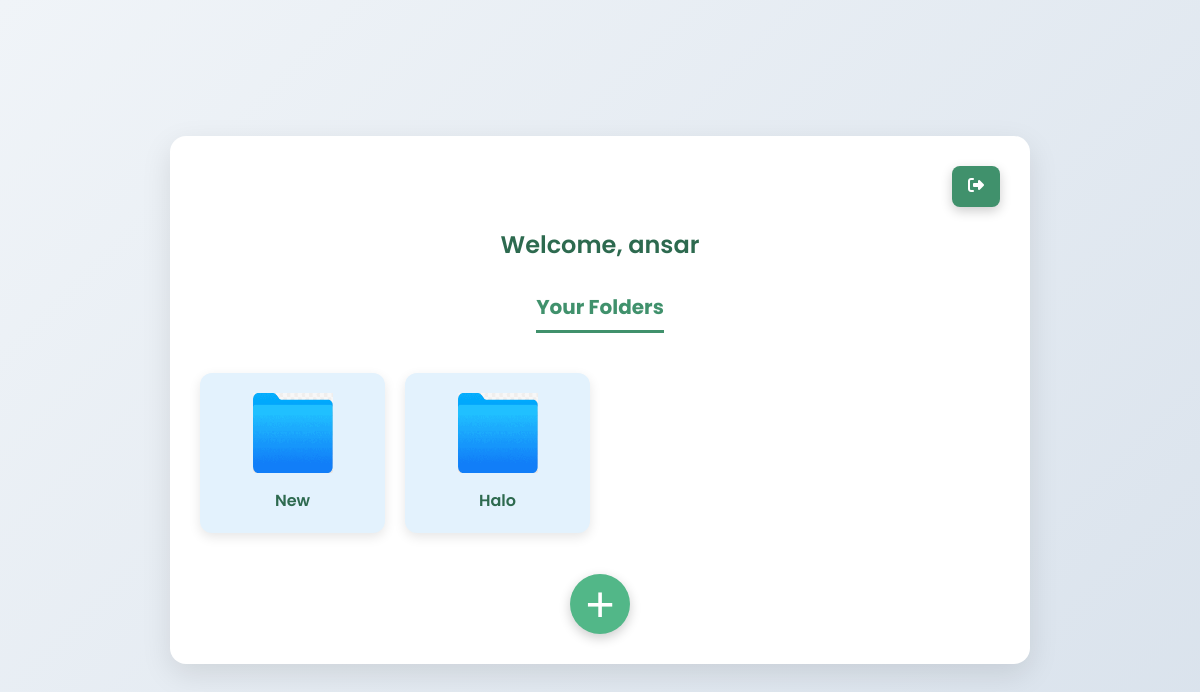
The page / (signed in) on the database as committed earlier.
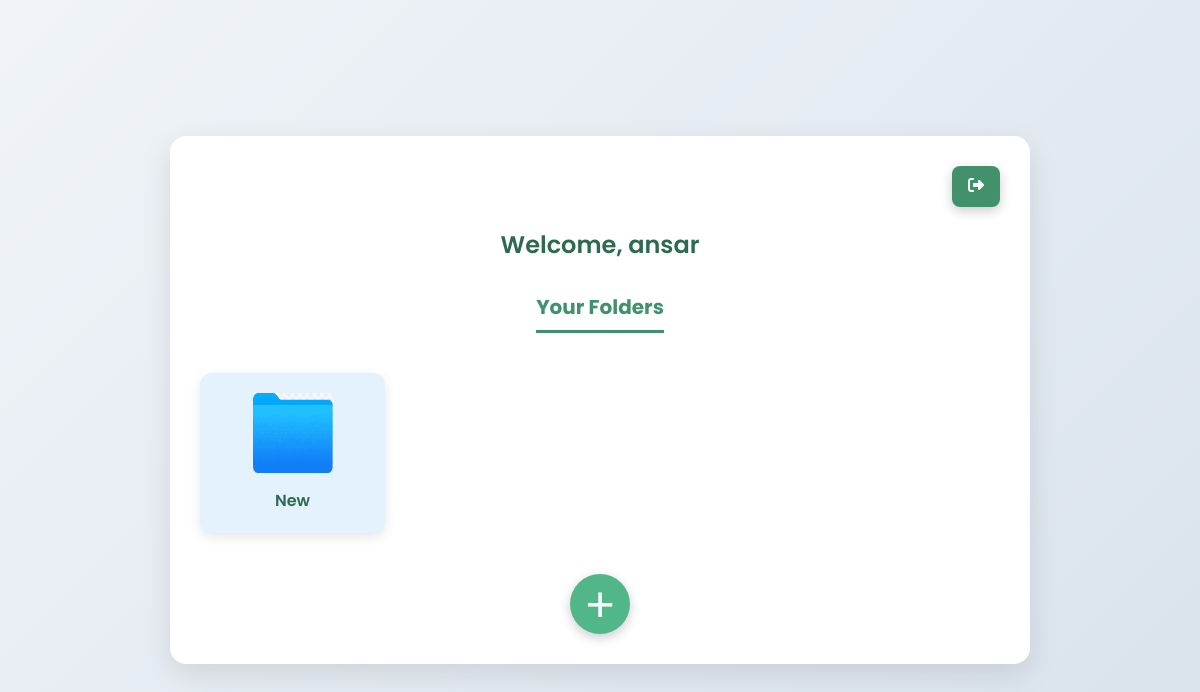
The same page on the database as committed later.
### files/models.py (models this page shows, shortened)
class Folder(models.Model):
    name = models.CharField(max_length=255)
    owner = models.ForeignKey(User, on_delete=models.CASCADE)
    parent_folder = models.ForeignKey('self', on_delete=models.CASCADE, null=True, blank=True, related_name='subfolders')
    created_at = models.DateTimeField(auto_now_add=True)

### files/views.py (the view)
# urls.py: path("", views.dashboard, name="dashboard"),
@login_required
def dashboard(request):
    folders = Folder.objects.filter(owner=request.user, parent_folder__isnull=True)  # Only show root folders
    files = File.objects.filter(uploaded_by=request.user)
    return render(request, 'files/dashboard.html', {'folders': folders, 'files': files})

### files/templates/files/dashboard.html (shortened to what this page needs)
{% load static %}
<!DOCTYPE html>
<html lang="en">
<head>
    <link rel="stylesheet" href="https://cdnjs.cloudflare.com/ajax/libs/font-awesome/6.4.2/css/all.min.css">
</head>
<body>
    <div class="container">
        <div class="logout-container">
            <a href="{% url 'logout' %}" class="logout-link">
                <abbr title="Logout">
                    <i class="fas fa-sign-out-alt logout-icon"></i>
                </abbr>
            </a>
        </div>
        <h2>Welcome, {{ user.username }}</h2>
        <h3>Your Folders</h3>
        <ul class="folder-list">
            {% for folder in folders %}
                <li class="folder-item"
                    onclick="location.href='{% url 'folder_detail' folder.id %}'"
                    oncontextmenu="showFolderContextMenu(event, {{ folder.id }})"
                    ontouchstart="handleTouchStart(event, {{ folder.id }})"
                    ontouchend="handleTouchEnd(event, {{ folder.id }})">
                    <img src="{% static 'images/folder11.png' %}" alt="Folder Icon">
                    <span class="folder-name">{{ folder.name }}</span>
                </li>
            {% empty %}
                <li class="empty-state">No folders yet. Create one to get started!</li>
            {% endfor %}
        </ul>
        <button onclick="createFolder()" class="plus-icon">+</button>
    </div>
</body>
</html>

Rows that differ between the two databases and show on the page:
removed Folder: name "Halo"
